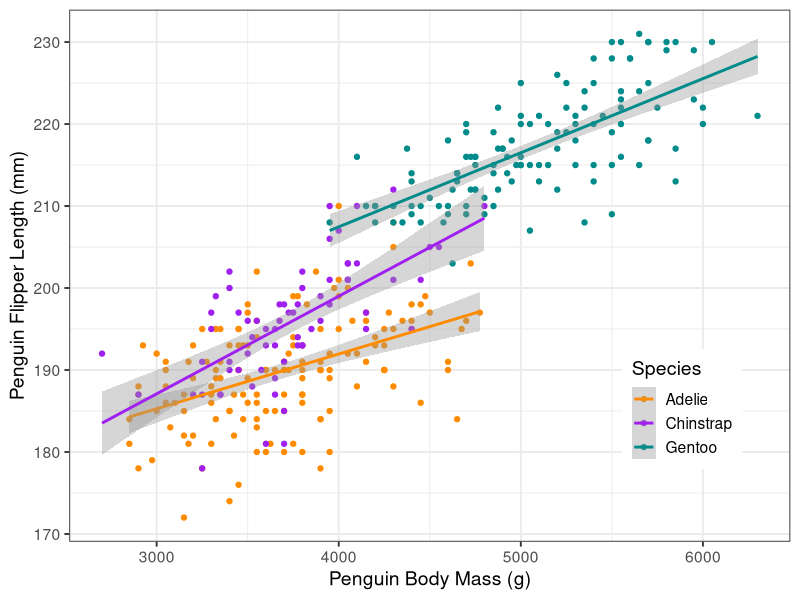

Write the R code that produced this figure.
## ---- chunk 1
library(palmerpenguins)
library(ggplot2)

ggplot(data=penguins, 
       aes(x=body_mass_g, y=flipper_length_mm, color=species)) +
  geom_point() +
  theme_bw(base_size=14) +
  stat_smooth(method="lm") +
  scale_color_manual(values = c("darkorange","purple","cyan4")) +
  labs(y = "Penguin Flipper Length (mm)", x = "Penguin Body Mass (g)",
       color = "Species") +
  theme(legend.position = c(0.85, 0.25),
        legend.background = element_rect(fill = "white", color = NA),
        plot.title.position = "plot",
        plot.caption = element_text(hjust = 0, face= "italic"),
        plot.caption.position = "plot")

